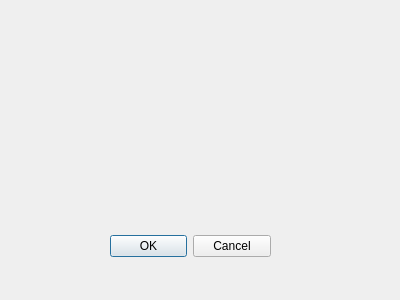
<?xml version="1.0" encoding="UTF-8"?>
<ui version="4.0">
 <class>dlg_config</class>
 <widget class="QDialog" name="dlg_config">
  <property name="geometry">
   <rect>
    <x>0</x>
    <y>0</y>
    <width>400</width>
    <height>300</height>
   </rect>
  </property>
  <property name="windowTitle">
   <string>Dialog</string>
  </property>
  <widget class="QDialogButtonBox" name="buttonBox">
   <property name="geometry">
    <rect>
     <x>110</x>
     <y>230</y>
     <width>161</width>
     <height>32</height>
    </rect>
   </property>
   <property name="orientation">
    <enum>Qt::Horizontal</enum>
   </property>
   <property name="standardButtons">
    <set>QDialogButtonBox::Cancel|QDialogButtonBox::Ok</set>
   </property>
  </widget>
 </widget>
 <resources/>
 <connections>
  <connection>
   <sender>buttonBox</sender>
   <signal>accepted()</signal>
   <receiver>dlg_config</receiver>
   <slot>accept()</slot>
   <hints>
    <hint type="sourcelabel">
     <x>248</x>
     <y>254</y>
    </hint>
    <hint type="destinationlabel">
     <x>157</x>
     <y>274</y>
    </hint>
   </hints>
  </connection>
  <connection>
   <sender>buttonBox</sender>
   <signal>rejected()</signal>
   <receiver>dlg_config</receiver>
   <slot>reject()</slot>
   <hints>
    <hint type="sourcelabel">
     <x>316</x>
     <y>260</y>
    </hint>
    <hint type="destinationlabel">
     <x>286</x>
     <y>274</y>
    </hint>
   </hints>
  </connection>
 </connections>
</ui>
